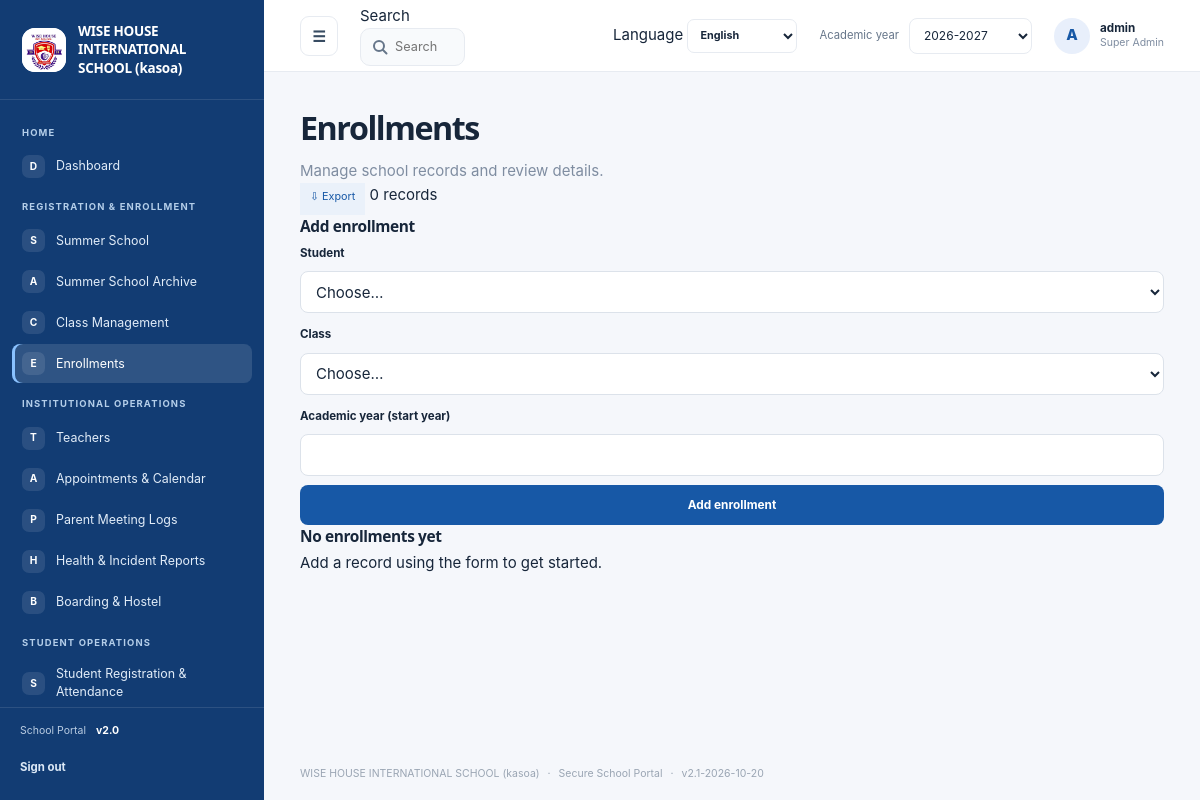
The page /manage/enrollments (signed in) on the database as committed earlier.
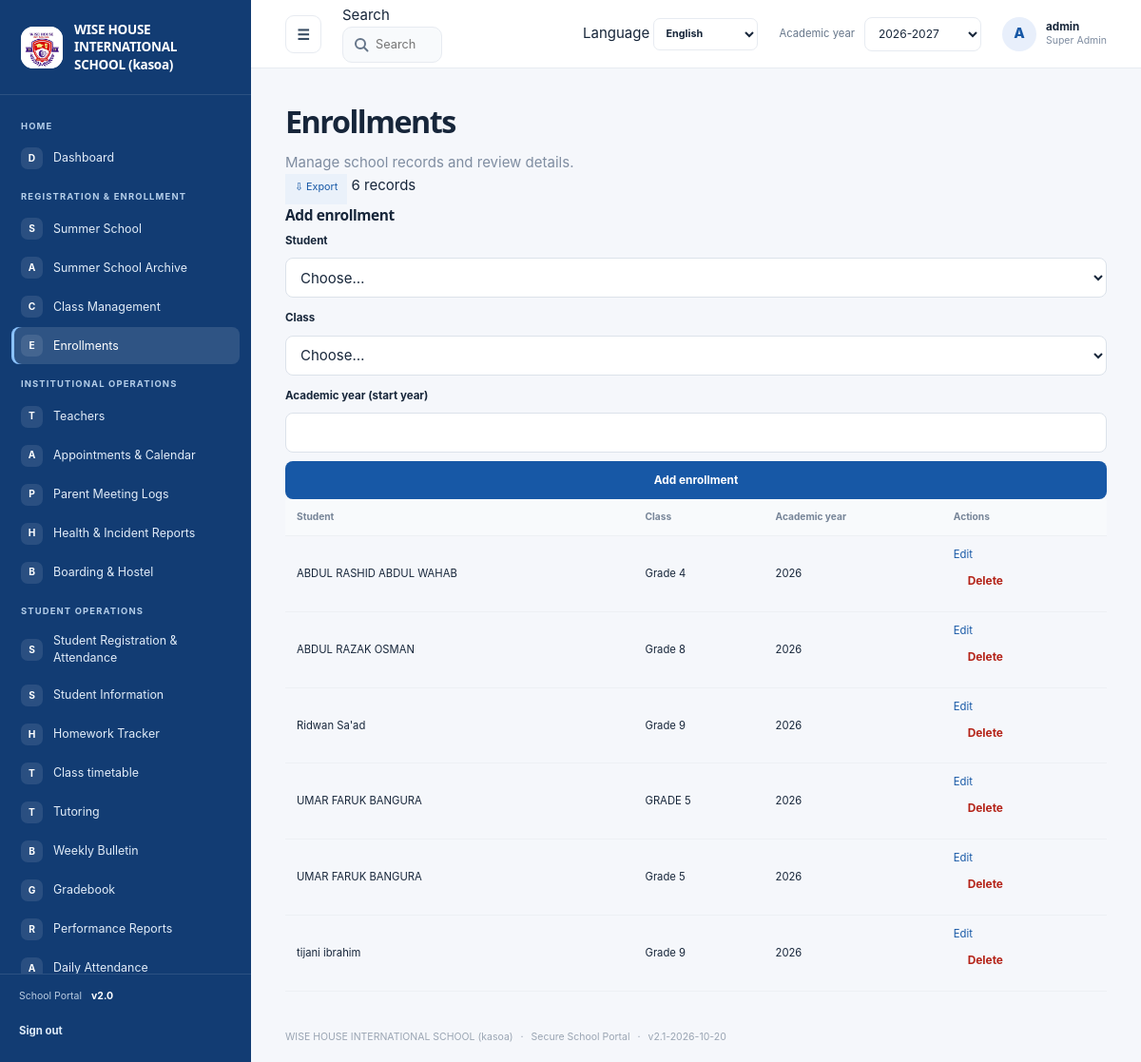
The same page on the database as committed later.
### tables this page shows
CREATE TABLE navigation_items (
    id INTEGER PRIMARY KEY AUTOINCREMENT,
    category TEXT NOT NULL,
    title TEXT NOT NULL,
    icon TEXT NOT NULL DEFAULT 'circle',
    url_endpoint TEXT NOT NULL,
    route_arg TEXT NOT NULL DEFAULT '',
    is_active INTEGER NOT NULL DEFAULT 1 CHECK (is_active IN (0, 1)),
    display_order INTEGER NOT NULL DEFAULT 0
);

CREATE TABLE settings (
    key TEXT PRIMARY KEY,
    value TEXT NOT NULL
);

CREATE TABLE enrollments (
    id INTEGER PRIMARY KEY AUTOINCREMENT,
    student_id INTEGER NOT NULL REFERENCES students(id) ON DELETE CASCADE,
    course_id INTEGER NOT NULL REFERENCES courses(id) ON DELETE CASCADE,
    academic_year INTEGER NOT NULL CHECK (academic_year >= 2000),
    UNIQUE (student_id, course_id, academic_year)
);

CREATE TABLE students (
    id INTEGER PRIMARY KEY AUTOINCREMENT,
    name TEXT NOT NULL,
    email TEXT NOT NULL UNIQUE,
    grade_level TEXT NOT NULL
, national_id TEXT NOT NULL DEFAULT '', gender TEXT NOT NULL DEFAULT '', father_name TEXT NOT NULL DEFAULT '', father_phone TEXT NOT NULL DEFAULT '', father_occupation TEXT NOT NULL DEFAULT '', mother_name TEXT NOT NULL DEFAULT '', mother_phone TEXT NOT NULL DEFAULT '', mother_occupation TEXT NOT NULL DEFAULT '', home_address TEXT NOT NULL DEFAULT '', dormitory_info TEXT NOT NULL DEFAULT '', profile_picture TEXT NOT NULL DEFAULT '');

CREATE TABLE courses (
    id INTEGER PRIMARY KEY AUTOINCREMENT,
    name TEXT NOT NULL,
    code TEXT NOT NULL UNIQUE,
    teacher_id INTEGER NOT NULL REFERENCES teachers(id) ON DELETE RESTRICT
);

### school_system/views.py (the view, shortened to what this page needs)
@bp.route("/manage/<resource>", methods=("GET", "POST"))
@roles_required(*ROLES)
def manage(resource):
    definition = RESOURCES.get(resource)
    if definition is None:
        abort(404)
    user = _current_user()
    role = user["role"]
    allowed = {
        "super_admin": set(RESOURCES),
        "admin": set(RESOURCES),
        "manager": set(RESOURCES),
        "teacher": {"students", "courses", "grades", "attendance"},
    }.get(role, set())
    if resource not in allowed:
        abort(403)
    if resource == "attendance":
        _require_module("attendance")
    elif resource == "teachers":
        _require_module("teachers")
    if resource == "attendance" and (
        request.method == "GET"
        or "class_name" in request.values
        or "course_id" in request.values
        or any(key.startswith("status_") for key in request.form)
    ):
        return attendance_roster()
    db = get_db()
    editable = (
        role == "super_admin"
        if resource == "courses"
        else role in {"super_admin", "manager", "admin"}
        or role == "teacher" and resource in {"grades", "attendance"}
    )
    if request.method == "POST" and not editable:
        abort(403)
    editing_id = request.args.get("edit", type=int)
    editing = None
    records = _resource_records(db, resource, user)
    form_values = dict(editing) if editing is not None else {}
    form_fields = _form_fields(definition, form_values, role, user)
    return render_template(
        "manage.html", resource=resource, definition=definition, records=records,
        form_fields=form_fields, editing=editing, editable=editable,
        teacher_student_view=role == "teacher" and resource == "students",
    )

### school_system/auth.py (called while the page is built)
@bp.before_app_request
def load_logged_in_user():
    user_id = session.get("user_id")
    if user_id is None:
        session.pop("username", None)
        session.pop("role", None)
        return
    user = get_db().execute(
        "SELECT id, username, role, is_active FROM users WHERE id = ?", (user_id,)
    ).fetchone()
    if user is None or not user["is_active"]:
        session.clear()
    else:
        session["username"] = user["username"]
        session["role"] = user["role"]

def login_required(view):
    @functools.wraps(view)
    def wrapped_view(**kwargs):
        if session.get("user_id") is None:
            return redirect(url_for("auth.login"))
        return view(**kwargs)
    return wrapped_view

def roles_required(*roles):
    def decorator(view):
        @functools.wraps(view)
        @login_required
        def wrapped_view(**kwargs):
            if session.get("role") not in roles:
                abort(403)
            return view(**kwargs)
        return wrapped_view
    return decorator

### school_system/views.py (called while the page is built, shortened)
@bp.app_template_filter("translate")
def translate(text, language="en"):
    if language == "en" or not isinstance(text, str):
        return text

### school_system/templates/manage.html (shortened to what the changed rows need)
{% extends "base.html" %}
{% from "_export_menu.html" import export_menu with context %}
{% block content %}
  <div class="page-heading">
    <div><h1>{{ definition.title|translate(language) }}</h1><p class="muted">{{ 'Manage school records and review details.'|translate(language) }}</p></div>
    <div class="heading-actions">
      {{ export_menu(url_for('views.export_resource', resource=resource)) }}
      <span class="badge">{{ records|length }} records</span>
    </div>
  </div>
  <div class="layout">
    <section class="card form-card">
      <h2>{{ ('Edit ' ~ definition.singular if editing else 'Add ' ~ definition.singular)|translate(language) if editable else 'Records overview'|translate(language) }}</h2>
      <form method="post" class="stack" enctype="multipart/form-data">
        {% for field in form_fields if editable %}
          <label for="{{ field.name }}">{{ field.label|translate(language) }}</label>
          {% if field.kind == 'select' %}
            <select id="{{ field.name }}" name="{{ field.name }}" required>
              <option value="">Choose…</option>
            </select>
          {% elif field.kind == 'textarea' %}
            <textarea id="{{ field.name }}" name="{{ field.name }}" rows="3" {% if field.required %}required{% endif %}>{{ field.value }}</textarea>
          {% elif field.kind == 'file' %}
            {% if field.value %}<img class="settings-logo-preview" src="{{ url_for('views.profile_image', filename=field.value) }}" alt="Current profile picture">{% endif %}
            <input id="{{ field.name }}" name="{{ field.name }}" type="file" accept="image/png,image/jpeg,image/gif,image/webp">
          {% else %}
            <input id="{{ field.name }}" name="{{ field.name }}" type="{{ field.kind }}"
              value="{{ field.value }}" {% if field.required %}required{% endif %}
              {% if field.name == 'academic_year' %}min="2000" step="1"{% endif %}>
          {% endif %}
        {% endfor %}
        {% if editable %}<button type="submit">{{ 'Save changes'|translate(language) if editing else ('Add ' ~ definition.singular)|translate(language) }}</button>{% endif %}
      </form>
    </section>
    <section class="card table-card">
      {% if records %}
        <div class="table-scroll"><table>
          <thead><tr>{% for key, label in definition.columns %}<th>{{ label|translate(language) }}</th>{% endfor %}{% if editable or session.get('role') in ('super_admin','manager','admin','teacher') and resource in ('grades','attendance') %}<th>{{ 'Actions'|translate(language) }}</th>{% endif %}</tr></thead>
          <tbody>
            {% for record in records %}
              <tr>
                {% for key, label in definition.columns %}<td>
                  {% if key == 'profile_picture' and record[key] %}
                    <img class="profile-thumb" src="{{ url_for('views.profile_image', filename=record[key]) }}" alt="{{ record['name'] }} profile">
                  {% else %}{{ record[key] }}{% endif %}
                </td>{% endfor %}
                {% if editable or session.get('role') in ('super_admin','manager','admin','teacher') and resource in ('grades','attendance') %}
                  <td class="actions">
                    {% if editable %}<a href="{{ url_for('views.manage', resource=resource, edit=record.id) }}">{{ 'Edit'|translate(language) }}</a>{% endif %}
                    {% if session.get('role') in ('super_admin','manager','admin') or session.get('role') == 'teacher' and resource in ('grades','attendance') %}
                      <form method="post" action="{{ url_for('views.delete_record', resource=resource, record_id=record.id) }}"
                        onsubmit="return confirm('Delete this {{ definition.singular }}? Related records may also be removed.');">
                        <button class="danger-link" type="submit">{{ 'Delete'|translate(language) }}</button>
                      </form>
                    {% endif %}
                  </td>
                {% endif %}
              </tr>
            {% endfor %}
          </tbody>
        </table></div>
      {% else %}
        <div class="empty"><h2>{{ ('No ' ~ definition.title|lower ~ ' yet')|translate(language) }}</h2><p>{{ 'Add a record using the form to get started.'|translate(language) }}</p></div>
      {% endif %}
    </section>
  </div>
{% endblock %}

### school_system/templates/base.html (shortened to what the changed rows need)
<!doctype html>
<html lang="{{ language or 'en' }}" dir="{{ 'rtl' if language in ('ar',) else 'ltr' }}">
  <head>
    <link rel="stylesheet" href="{{ url_for('static', filename='style.css') }}">
    <link rel="stylesheet" href="{{ url_for('static', filename='portal.css') }}">
  </head>
  <body class="{% block body_class %}portal-body{% endblock %}">
    {% if session.get('user_id') and not public_page|default(false) %}
      <div class="portal-shell" id="portal-shell">
        <aside class="sidebar" id="sidebar" style="background-color: {{ site_settings.sidebar_color }};">
          <a class="school-brand" href="{{ url_for('views.dashboard') }}">
            <span class="school-logo">
              {% if brand_settings.get('logo_filename') %}
                <img src="{{ url_for('views.uploaded_logo', filename=brand_settings.get('logo_filename')) }}" alt="{{ school_name }} logo">
              {% else %}<span class="logo-mark">W</span>{% endif %}
            </span>
            <span class="school-name">{{ school_name }}</span>
          </a>
          <div class="sidebar-scroll" data-scroll-keep="sidebar" data-scroll-global>
            {% set nav_state = namespace(category=None) %}
            {% for item in nav_items %}
              {% if item.category != nav_state.category %}
                {% if not loop.first %}</section>{% endif %}
                <section class="nav-group"><p class="nav-heading">{{ item.category }}</p>
                {% set nav_state.category = item.category %}
              {% endif %}
              <a class="nav-link {% if request.endpoint == item.url_endpoint and (not item.get('resource') or request.view_args.get('resource') == item.get('resource')) %}active{% endif %}"
                href="{{ url_for(item.url_endpoint, resource=item.resource) if item.get('resource') else url_for(item.url_endpoint, module=item.module) if item.get('module') else url_for(item.url_endpoint) }}">
                <span class="nav-icon" aria-hidden="true">{{ item.icon[:1]|upper }}</span><span>{{ item.title }}</span>
              </a>
            {% endfor %}
            {% if nav_items %}</section>{% endif %}
          </div>
          <div class="sidebar-footer">
            <span class="sidebar-version">School Portal <b>v2.0</b></span>
            <form action="{{ url_for('auth.logout') }}" method="post">
              <button class="sidebar-logout" type="submit">{{ 'Sign out'|translate(language) }}</button>
            </form>
          </div>
        </aside>
        <div class="portal-main">
          <header class="topbar">
            <button class="icon-button menu-toggle" id="menu-toggle" type="button" aria-label="Toggle navigation" aria-expanded="true">☰</button>
            {% include "_global_search.html" %}
            <form class="language-select" method="post" action="{{ url_for('views.change_language') }}">
              <label for="portal-language" class="sr-only">Language</label>
              <select id="portal-language" name="language" aria-label="Language" onchange="this.form.submit()">
                {% for code, label in languages.items() %}
                  <option value="{{ code }}" {% if language == code %}selected{% endif %}>{{ label }}</option>
                {% endfor %}
              </select>
            </form>
            <form class="year-select" method="get" action="{{ url_for('views.dashboard') }}">
              <label for="academic-year">{{ 'Academic year'|translate(language) }}</label>
              <select id="academic-year" name="year" onchange="this.form.submit()">
                {% set year = request.args.get('year', academic_year) %}
                {% for option in academic_year_options %}
                  <option value="{{ option }}" {% if year == option %}selected{% endif %}>{{ option }}</option>
                {% endfor %}
              </select>
            </form>
            <a class="profile-chip" href="{{ url_for('views.profile') }}" aria-label="User profile">
              <span class="avatar">{{ session.get('username', 'U')[:1]|upper }}</span>
              <span class="profile-copy"><b>{{ session.get('username') }}</b><small>{{ role_label }}</small></span>
            </a>
          </header>
          <main class="page-content">
            {% block content %}{% endblock %}
          </main>
          <footer class="page-footer">{{ school_name }} <span>·</span> Secure School Portal <span>·</span> v{{ app_version }}</footer>
        </div>
      </div>
    {% else %}
      {% for category, message in get_flashed_messages(with_categories=true) %}
        <p class="flash {{ category }} login-flash" role="status">{{ message|translate(language) }}</p>
      {% endfor %}
      {% block public_content %}{% endblock %}
    {% endif %}
  </body>
</html>

### school_system/templates/_export_menu.html (shortened to what this page needs)
{% macro export_menu(url, label=None) %}
  <details class="export-menu">
    <summary class="button-small secondary-button">⇩ {{ (label or 'Export')|translate(language) }}</summary>
  </details>
{% endmacro %}

### school_system/templates/_global_search.html (shortened to what this page needs)
<div class="global-search" role="search">
  <label for="global-search-input" class="sr-only">{{ 'Search'|translate(language) }}</label>
  <input id="global-search-input" type="search" autocomplete="off" maxlength="60"
    placeholder="{{ 'Search students, teachers, pages…'|translate(language) }}" aria-controls="gs-panel" aria-expanded="false">
</div>

Rows that differ between the two databases and show on the page:
now on this page (row unchanged): navigation_items: icon "S", title "Student Information"
now on this page (row unchanged): navigation_items: icon "H", title "Homework Tracker"
now on this page (row unchanged): navigation_items: icon "T", title "Class timetable"
now on this page (row unchanged): navigation_items: icon "T", title "Tutoring"
now on this page (row unchanged): navigation_items: icon "B", title "Weekly Bulletin"
now on this page (row unchanged): navigation_items: icon "G", title "Gradebook"
now on this page (row unchanged): navigation_items: icon "R", title "Performance Reports"
now on this page (row unchanged): navigation_items: icon "A", title "Daily Attendance"
shown differently, row unchanged: settings "Enrollments": value "No enrollments yet" → "Actions"; value "Add a record using the form to get started." → (not shown)
added enrollments: name "ABDUL RASHID ABDUL WAHAB" "Grade 4" "2026", {{ 'Edit'|translate(language) }} "Edit", {{ 'Delete'|translate(language) }} "Delete"
added enrollments: name "ABDUL RAZAK OSMAN" "Grade 8" "2026", {{ 'Edit'|translate(language) }} "Edit", {{ 'Delete'|translate(language) }} "Delete"
added enrollments: name "Ridwan Sa'ad" "Grade 9" "2026", {{ 'Edit'|translate(language) }} "Edit", {{ 'Delete'|translate(language) }} "Delete"
added enrollments: name "UMAR FARUK BANGURA" "GRADE 5" "2026", {{ 'Edit'|translate(language) }} "Edit", {{ 'Delete'|translate(language) }} "Delete"
added enrollments: name "UMAR FARUK BANGURA" "Grade 5" "2026", {{ 'Edit'|translate(language) }} "Edit", {{ 'Delete'|translate(language) }} "Delete"
added enrollments: name "tijani ibrahim" "Grade 9" "2026", {{ 'Edit'|translate(language) }} "Edit", {{ 'Delete'|translate(language) }} "Delete"
Other text that changed with them:
{{ records|length }}: "0" → "6"
new list line: "Student"
new list line: "Class"
new list line: "Academic year"
